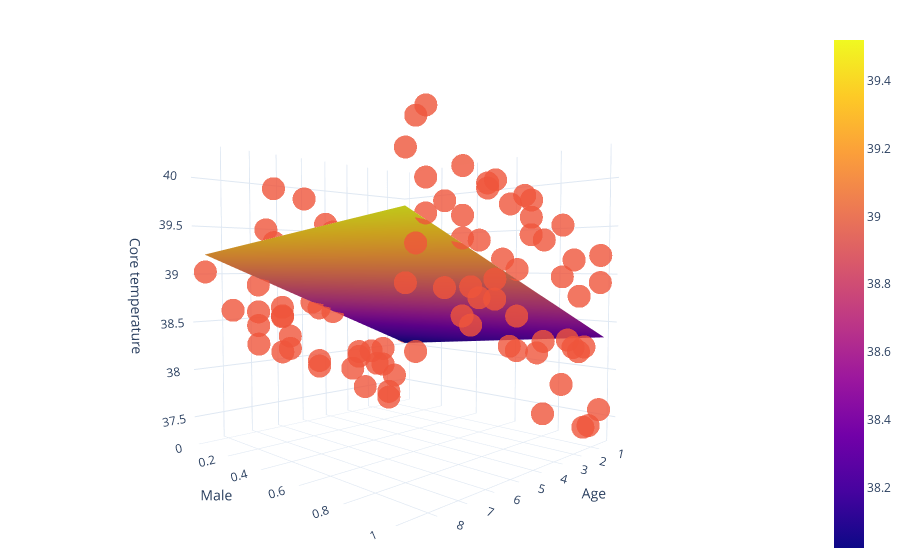

Write notebook code for a chart like this one.
### Markdown cell above
By using both features at the same time, we got a better result than any of the one-feature (univariate) models.

How can we view this though? Well, a simple linear regression is drawn in 2d. If we are working with an extra variable, we add one dimension and work in 3D.

### Code cell
import numpy as np
# Show a graph of the result
# this needs to be 3D, because we now have three variables in play: two features and one label

def predict(age, male):
    '''
    This converts given age and male values into a prediction from the model
    '''
    # to make a prediction with statsmodels, we need to provide a dataframe
    # so create a dataframe with just the age and male variables
    df = pandas.DataFrame(dict(age=[age], male=[male]))
    return model.predict(df)

# Create the surface graph
fig = graphing.surface(
    x_values=np.array([min(dataset.age), max(dataset.age)]),
    y_values=np.array([0, 1]),
    calc_z=predict,
    axis_title_x="Age",
    axis_title_y="Male",
    axis_title_z="Core temperature"
)

# Add our datapoints to it and display
fig.add_scatter3d(x=dataset.age, y=dataset.male, z=dataset.core_temperature, mode='markers')
fig.show()

### Figure 1 — Plotly figure (JSON) as saved in the notebook; plotly's stock layout.template omitted (floating-point values rounded to 4 significant figures)
{"data": [{"type": "surface", "x": [0.3, 8.7], "y": [0, 1], "z": [[38.02, 39.2], [38.34, 39.52]]}, {"mode": "markers", "type": "scatter3d", "x": [6.9, 5.4, 5.4, 4.8, 4.8, 7.8, 2.7, 5.7, 1.5, 1.8, 4.2, 4.5, 1.5, 5.1, 4.8, 5.1, 3.6, 4.2, 2.7, 8.7, 0.9, 6.3, 1.2, 2.7, 6, 6, 0.6, 3.9, 6, 5.7, 6.9, 5.1, 2.1, 3.6, 6.3, 2.4, 8.4, 7.5, 5.7, 5.7, 2.7, 4.2, 6.9, 3, 1.8, 2.4, 6.3, 0.6, 1.8, 4.8, 8.4, 8.1, 6.3, 8.7, 4.5, 4.5, 7.5, 1.2, 5.7, 0.6, 6.9, 8.1, 0.6, 1.2, 6.6, 8.1, 2.7, 3.9, 4.2, 6.9, 1.2, 3.9, 3.6, 0.3, 3, 8.7, 2.1, 6.6, 1.5, 5.1, 6, 2.1, 6, 4.2, 1.5, 1.8, 1.8, 6.9, 6.9, 4.5, 1.8, 8.4, 3, 4.5, 1.8, 6.6, 6.9, 6], "y": [0, 0, 1, 1, 1, 0, 1, 1, 0, 0, 1, 0, 1, 1, 0, 1, 1, 1, 0, 1, 0, 1, 0, 1, 1, 0, 1, 0, 0, 0, 1, 0, 1, 1, 1, 1, 1, 1, 0, 1, 0, 1, 0, 0, 0, 0, 0, 1, 0, 1, 1, 1, 0, 0, 1, 0, 1, 0, 1, 0, 1, 1, 1, 1, 1, 1, 1, 0, 0, 1, 0, 1, 1, 0, 0, 1, 0, 1, 0, 0, 0, 1, 0, 0, 1, 1, 0, 1, 0, 0, 0, 1, 0, 0, 1, 0, 0, 1], "z": [38.42, 39.02, 39.15, 39.06, 38.66, 38.61, 39.47, 38.82, 37.78, 39.18, 39.52, 38.58, 38.28, 38.4, 38.65, 39.62, 37.73, 39.37, 37.99, 39.93, 37.61, 38.83, 37.4, 38.99, 39.72, 38.1, 37.6, 39.5, 38.5, 38.27, 38.7, 39.08, 38.29, 38.4, 39.3, 38.38, 38.47, 39.59, 38.13, 39.8, 37.93, 39.67, 38.21, 38.93, 37.8, 37.52, 39.35, 38.92, 38.73, 38.35, 40.17, 39.48, 39.96, 39.03, 39.71, 37.87, 38.93, 38.76, 38.98, 39.07, 39.31, 40.26, 39.2, 37.47, 38.62, 39.74, 37.96, 38.52, 39.59, 39.49, 37.32, 38.3, 39.33, 38.18, 37.79, 38.97, 37.98, 38.93, 37.99, 39.87, 38.51, 39.15, 38.61, 38.95, 37.47, 38.24, 38.77, 39.87, 38.87, 39.09, 39.0, 39.26, 38.68, 37.94, 38.79, 39.49, 38.58, 39.77]}], "layout": {"scene": {"xaxis": {"title": {"text": "Age"}}, "yaxis": {"title": {"text": "Male"}}, "zaxis": {"title": {"text": "Core temperature"}}}, "title": {}}}
